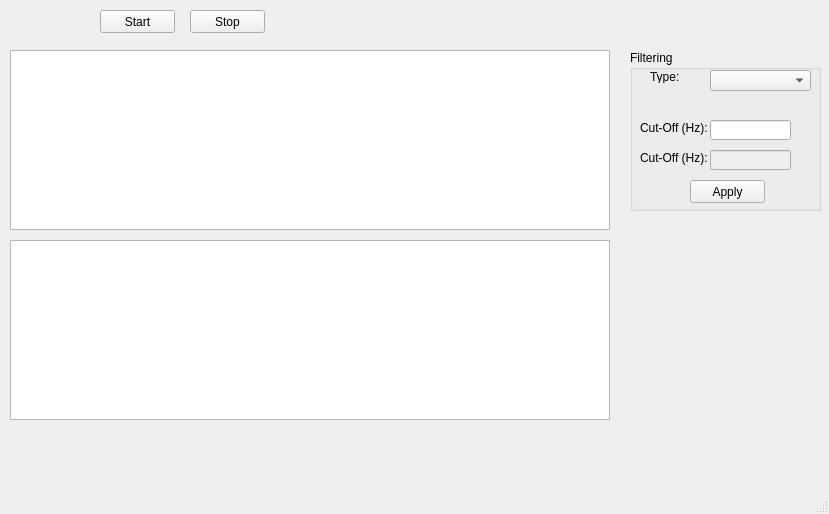
<?xml version="1.0" encoding="UTF-8"?>
<ui version="4.0">
 <class>MainWindow</class>
 <widget class="QMainWindow" name="MainWindow">
  <property name="geometry">
   <rect>
    <x>0</x>
    <y>0</y>
    <width>829</width>
    <height>514</height>
   </rect>
  </property>
  <property name="windowTitle">
   <string>Spectrum Analyser Ver. 1.0</string>
  </property>
  <widget class="QWidget" name="centralwidget">
   <widget class="PlotWidget" name="time_plot">
    <property name="geometry">
     <rect>
      <x>10</x>
      <y>50</y>
      <width>600</width>
      <height>180</height>
     </rect>
    </property>
    <property name="maximumSize">
     <size>
      <width>16777215</width>
      <height>16777215</height>
     </size>
    </property>
   </widget>
   <widget class="PlotWidget" name="fft_plot">
    <property name="geometry">
     <rect>
      <x>10</x>
      <y>240</y>
      <width>600</width>
      <height>180</height>
     </rect>
    </property>
   </widget>
   <widget class="QPushButton" name="buttonStart">
    <property name="geometry">
     <rect>
      <x>100</x>
      <y>10</y>
      <width>75</width>
      <height>23</height>
     </rect>
    </property>
    <property name="text">
     <string>Start</string>
    </property>
   </widget>
   <widget class="QPushButton" name="buttonStop">
    <property name="geometry">
     <rect>
      <x>190</x>
      <y>10</y>
      <width>75</width>
      <height>23</height>
     </rect>
    </property>
    <property name="text">
     <string>Stop</string>
    </property>
   </widget>
   <widget class="QGroupBox" name="groupBox">
    <property name="geometry">
     <rect>
      <x>630</x>
      <y>50</y>
      <width>191</width>
      <height>161</height>
     </rect>
    </property>
    <property name="title">
     <string>Filtering</string>
    </property>
    <widget class="QComboBox" name="comboFilterType">
     <property name="geometry">
      <rect>
       <x>80</x>
       <y>20</y>
       <width>101</width>
       <height>21</height>
      </rect>
     </property>
     <property name="maximumSize">
      <size>
       <width>101</width>
       <height>16777215</height>
      </size>
     </property>
     <property name="accessibleName">
      <string notr="true"/>
     </property>
     <property name="accessibleDescription">
      <string notr="true"/>
     </property>
     <property name="editable">
      <bool>false</bool>
     </property>
     <property name="currentIndex">
      <number>-1</number>
     </property>
     <item>
      <property name="text">
       <string>Raw Data</string>
      </property>
     </item>
     <item>
      <property name="text">
       <string>Lowpass Filter</string>
      </property>
     </item>
     <item>
      <property name="text">
       <string>Highpass Filter</string>
      </property>
     </item>
     <item>
      <property name="text">
       <string>Bandpass Filter</string>
      </property>
     </item>
    </widget>
    <widget class="QLabel" name="label">
     <property name="geometry">
      <rect>
       <x>20</x>
       <y>20</y>
       <width>46</width>
       <height>13</height>
      </rect>
     </property>
     <property name="text">
      <string>Type: </string>
     </property>
    </widget>
    <widget class="QLabel" name="label_3">
     <property name="geometry">
      <rect>
       <x>10</x>
       <y>70</y>
       <width>71</width>
       <height>16</height>
      </rect>
     </property>
     <property name="text">
      <string>Cut-Off (Hz):</string>
     </property>
    </widget>
    <widget class="QLineEdit" name="lineFilterCutoff">
     <property name="geometry">
      <rect>
       <x>80</x>
       <y>70</y>
       <width>81</width>
       <height>20</height>
      </rect>
     </property>
     <property name="text">
      <string notr="true"/>
     </property>
     <property name="maxLength">
      <number>5</number>
     </property>
    </widget>
    <widget class="QLabel" name="label_5">
     <property name="enabled">
      <bool>true</bool>
     </property>
     <property name="geometry">
      <rect>
       <x>10</x>
       <y>100</y>
       <width>71</width>
       <height>16</height>
      </rect>
     </property>
     <property name="text">
      <string>Cut-Off (Hz):</string>
     </property>
    </widget>
    <widget class="QLineEdit" name="lineFilterCutoff_2">
     <property name="enabled">
      <bool>false</bool>
     </property>
     <property name="geometry">
      <rect>
       <x>80</x>
       <y>100</y>
       <width>81</width>
       <height>20</height>
      </rect>
     </property>
     <property name="text">
      <string notr="true"/>
     </property>
     <property name="maxLength">
      <number>5</number>
     </property>
    </widget>
    <widget class="QPushButton" name="buttonApply">
     <property name="geometry">
      <rect>
       <x>60</x>
       <y>130</y>
       <width>75</width>
       <height>23</height>
      </rect>
     </property>
     <property name="text">
      <string>Apply</string>
     </property>
    </widget>
   </widget>
  </widget>
  <widget class="QMenuBar" name="menubar">
   <property name="geometry">
    <rect>
     <x>0</x>
     <y>0</y>
     <width>829</width>
     <height>21</height>
    </rect>
   </property>
  </widget>
  <widget class="QStatusBar" name="statusbar"/>
 </widget>
 <customwidgets>
  <customwidget>
   <class>PlotWidget</class>
   <extends>QGraphicsView</extends>
   <header>pyqtgraph</header>
  </customwidget>
 </customwidgets>
 <resources/>
 <connections/>
</ui>
